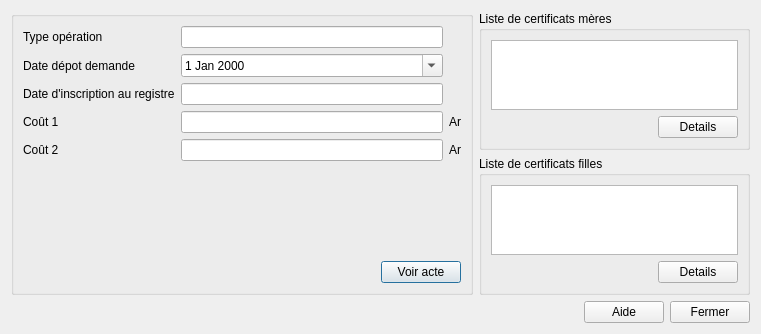
<?xml version="1.0" encoding="UTF-8"?>
<ui version="4.0">
 <class>Dialog</class>
 <widget class="QDialog" name="Dialog">
  <property name="geometry">
   <rect>
    <x>0</x>
    <y>0</y>
    <width>761</width>
    <height>329</height>
   </rect>
  </property>
  <property name="windowTitle">
   <string>Opération</string>
  </property>
  <layout class="QVBoxLayout" name="verticalLayout_5">
   <item>
    <layout class="QHBoxLayout" name="horizontalLayout_5">
     <item>
      <widget class="QGroupBox" name="groupBox">
       <layout class="QVBoxLayout" name="verticalLayout">
        <item>
         <layout class="QGridLayout" name="gridLayout">
          <item row="4" column="2">
           <widget class="QLabel" name="label_7">
            <property name="text">
             <string>Ar</string>
            </property>
           </widget>
          </item>
          <item row="2" column="1">
           <widget class="QLineEdit" name="lineEditDateInscription"/>
          </item>
          <item row="0" column="0">
           <widget class="QLabel" name="label">
            <property name="text">
             <string>Type opération</string>
            </property>
           </widget>
          </item>
          <item row="3" column="0">
           <widget class="QLabel" name="label_4">
            <property name="text">
             <string>Coût 1</string>
            </property>
           </widget>
          </item>
          <item row="4" column="0">
           <widget class="QLabel" name="label_5">
            <property name="text">
             <string>Coût 2</string>
            </property>
           </widget>
          </item>
          <item row="2" column="0">
           <widget class="QLabel" name="label_3">
            <property name="text">
             <string>Date d'inscription au registre</string>
            </property>
           </widget>
          </item>
          <item row="3" column="1">
           <widget class="QLineEdit" name="lineEditCout1"/>
          </item>
          <item row="1" column="0">
           <widget class="QLabel" name="label_2">
            <property name="text">
             <string>Date dépot demande</string>
            </property>
           </widget>
          </item>
          <item row="3" column="2">
           <widget class="QLabel" name="label_6">
            <property name="text">
             <string>Ar</string>
            </property>
           </widget>
          </item>
          <item row="0" column="1">
           <widget class="QLineEdit" name="lineEditTypeOperation"/>
          </item>
          <item row="4" column="1">
           <widget class="QLineEdit" name="lineEditCout2"/>
          </item>
          <item row="1" column="1">
           <widget class="QDateEdit" name="dateEdit">
            <property name="calendarPopup">
             <bool>true</bool>
            </property>
           </widget>
          </item>
         </layout>
        </item>
        <item>
         <spacer name="verticalSpacer">
          <property name="orientation">
           <enum>Qt::Vertical</enum>
          </property>
          <property name="sizeHint" stdset="0">
           <size>
            <width>20</width>
            <height>40</height>
           </size>
          </property>
         </spacer>
        </item>
        <item>
         <layout class="QHBoxLayout" name="horizontalLayout_2">
          <item>
           <spacer name="horizontalSpacer">
            <property name="orientation">
             <enum>Qt::Horizontal</enum>
            </property>
            <property name="sizeHint" stdset="0">
             <size>
              <width>40</width>
              <height>20</height>
             </size>
            </property>
           </spacer>
          </item>
          <item>
           <widget class="QPushButton" name="btnVoirActe">
            <property name="text">
             <string>Voir acte</string>
            </property>
           </widget>
          </item>
         </layout>
        </item>
       </layout>
      </widget>
     </item>
     <item>
      <layout class="QVBoxLayout" name="verticalLayout_4">
       <item>
        <widget class="QGroupBox" name="groupBox">
         <property name="minimumSize">
          <size>
           <width>271</width>
           <height>0</height>
          </size>
         </property>
         <property name="maximumSize">
          <size>
           <width>271</width>
           <height>16777215</height>
          </size>
         </property>
         <property name="title">
          <string>Liste de certificats mères</string>
         </property>
         <layout class="QVBoxLayout" name="verticalLayout_2">
          <item>
           <widget class="QTextEdit" name="textEditCFMere"/>
          </item>
          <item>
           <layout class="QHBoxLayout" name="horizontalLayout_3">
            <item>
             <spacer name="horizontalSpacer_2">
              <property name="orientation">
               <enum>Qt::Horizontal</enum>
              </property>
              <property name="sizeHint" stdset="0">
               <size>
                <width>40</width>
                <height>20</height>
               </size>
              </property>
             </spacer>
            </item>
            <item>
             <widget class="QPushButton" name="btnDetails_2">
              <property name="text">
               <string>Details</string>
              </property>
             </widget>
            </item>
           </layout>
          </item>
         </layout>
        </widget>
       </item>
       <item>
        <widget class="QGroupBox" name="groupBox_2">
         <property name="minimumSize">
          <size>
           <width>271</width>
           <height>0</height>
          </size>
         </property>
         <property name="maximumSize">
          <size>
           <width>271</width>
           <height>16777215</height>
          </size>
         </property>
         <property name="title">
          <string>Liste de certificats filles</string>
         </property>
         <layout class="QVBoxLayout" name="verticalLayout_3">
          <item>
           <widget class="QTextEdit" name="textEditCFFilles"/>
          </item>
          <item>
           <layout class="QHBoxLayout" name="horizontalLayout_4">
            <item>
             <spacer name="horizontalSpacer_3">
              <property name="orientation">
               <enum>Qt::Horizontal</enum>
              </property>
              <property name="sizeHint" stdset="0">
               <size>
                <width>40</width>
                <height>20</height>
               </size>
              </property>
             </spacer>
            </item>
            <item>
             <widget class="QPushButton" name="btnDetails_3">
              <property name="text">
               <string>Details</string>
              </property>
             </widget>
            </item>
           </layout>
          </item>
         </layout>
        </widget>
       </item>
      </layout>
     </item>
    </layout>
   </item>
   <item>
    <layout class="QHBoxLayout" name="horizontalLayout">
     <item>
      <spacer name="horizontalSpacer_4">
       <property name="orientation">
        <enum>Qt::Horizontal</enum>
       </property>
       <property name="sizeHint" stdset="0">
        <size>
         <width>40</width>
         <height>20</height>
        </size>
       </property>
      </spacer>
     </item>
     <item>
      <widget class="QPushButton" name="btnAide">
       <property name="text">
        <string>Aide</string>
       </property>
      </widget>
     </item>
     <item>
      <widget class="QPushButton" name="btnFermer">
       <property name="text">
        <string>Fermer</string>
       </property>
      </widget>
     </item>
    </layout>
   </item>
  </layout>
 </widget>
 <resources/>
 <connections/>
</ui>
